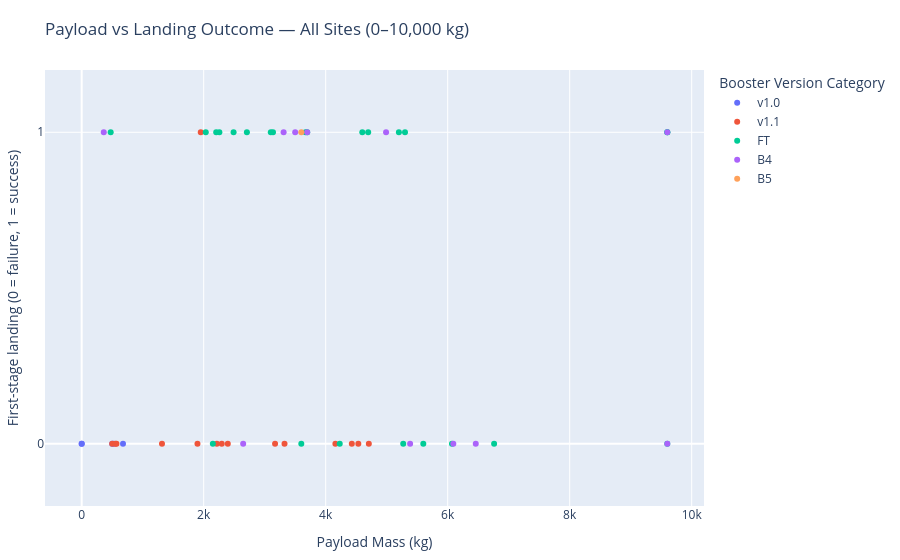

Notebook code for this chart:
### Markdown cell above
## TASK 4 — Programmer le scatter chart et son callback (PDF, pages 9–10 / 20–21)

**Entrées IBM :** `site-dropdown` **et** `payload-slider`.  
**Sortie IBM :** `success-payload-scatter-chart`.  
**Axes IBM :** X = `Payload Mass (kg)`, Y = `class`, couleur = `Booster Version Category`.

Tous les points sont des lancements réels du CSV IBM. Le graphique change dès que l'un des deux filtres change.

### Code cell
@app.callback(
    Output(component_id='success-payload-scatter-chart', component_property='figure'),
    Input(component_id='site-dropdown', component_property='value'),
    Input(component_id='payload-slider', component_property='value')
)
def get_scatter_chart(entered_site, payload_range):
    lower, upper = payload_range
    filtered = dashboard_df[
        dashboard_df['Payload Mass (kg)'].between(lower, upper, inclusive='both')
    ]

    if entered_site != 'ALL':
        filtered = filtered[filtered['Launch Site'] == entered_site]

    fig = px.scatter(
        filtered,
        x='Payload Mass (kg)',
        y='class',
        color='Booster Version Category',
        hover_data=['Launch Site', 'Flight Number'] if 'Flight Number' in filtered.columns else ['Launch Site'],
        title=(f'Payload vs Landing Outcome — '
               f'{"All Sites" if entered_site == "ALL" else entered_site} '
               f'({lower:,}–{upper:,} kg)'),
        labels={
            'class': 'First-stage landing (0 = failure, 1 = success)',
            'Payload Mass (kg)': 'Payload Mass (kg)'
        }
    )
    fig.update_yaxes(tickmode='array', tickvals=[0, 1], range=[-0.20, 1.20])
    fig.update_layout(margin=dict(t=70, l=35, r=20, b=30))
    return fig

# Test direct du callback. Les 2 filtres sont déjà opérationnels.
print('TASK 4 OK : graphique de contrôle ALL / 0–10 000 kg.')
get_scatter_chart('ALL', [0, 10000]).show()

### Figure 1 — Plotly figure (JSON) as saved in the notebook; plotly's stock layout.template omitted (floating-point values rounded to 4 significant figures)
{"data": [{"customdata": [["CCAFS LC-40", 1], ["CCAFS LC-40", 2], ["CCAFS LC-40", 3], ["CCAFS LC-40", 4], ["CCAFS LC-40", 5]], "hovertemplate": "Booster Version Category=v1.0<br>Payload Mass (kg)=%{x}<br>First-stage landing (0 = failure, 1 = success)=%{y}<br>Launch Site=%{customdata[0]}<br>Flight Number=%{customdata[1]}<extra></extra>", "legendgroup": "v1.0", "marker": {"color": "#636efa", "symbol": "circle"}, "mode": "markers", "name": "v1.0", "orientation": "v", "showlegend": true, "type": "scatter", "x": [0.0, 0.0, 525.0, 500.0, 677.0], "xaxis": "x", "y": [0, 0, 0, 0, 0], "yaxis": "y"}, {"customdata": [["CCAFS LC-40", 7], ["CCAFS LC-40", 8], ["CCAFS LC-40", 9], ["CCAFS LC-40", 10], ["CCAFS LC-40", 11], ["CCAFS LC-40", 12], ["CCAFS LC-40", 13], ["CCAFS LC-40", 14], ["CCAFS LC-40", 15], ["CCAFS LC-40", 16], ["CCAFS LC-40", 17], ["CCAFS LC-40", 18], ["CCAFS LC-40", 19], ["VAFB SLC-4E", 6], ["VAFB SLC-4E", 21]], "hovertemplate": "Booster Version Category=v1.1<br>Payload Mass (kg)=%{x}<br>First-stage landing (0 = failure, 1 = success)=%{y}<br>Launch Site=%{customdata[0]}<br>Flight Number=%{customdata[1]}<extra></extra>", "legendgroup": "v1.1", "marker": {"color": "#EF553B", "symbol": "circle"}, "mode": "markers", "name": "v1.1", "orientation": "v", "showlegend": true, "type": "scatter", "x": [3170.0, 3325.0, 2296.0, 1316.0, 4535.0, 4428.0, 2216.0, 2395.0, 570.0, 4159.0, 1898.0, 4707.0, 1952.0, 500.0, 553.0], "xaxis": "x", "y": [0, 0, 0, 0, 0, 0, 0, 0, 0, 0, 0, 0, 1, 0, 0], "yaxis": "y"}, {"customdata": [["CCAFS LC-40", 20], ["CCAFS LC-40", 22], ["CCAFS LC-40", 23], ["CCAFS LC-40", 24], ["CCAFS LC-40", 25], ["CCAFS LC-40", 26], ["CCAFS LC-40", 27], ["CCAFS LC-40", 28], ["VAFB SLC-4E", 29], ["VAFB SLC-4E", 37], ["VAFB SLC-4E", 40], ["VAFB SLC-4E", 46], ["VAFB SLC-4E", 49], ["KSC LC-39A", 30], ["KSC LC-39A", 31], ["KSC LC-39A", 32], ["KSC LC-39A", 33], ["KSC LC-39A", 34], ["KSC LC-39A", 35], ["KSC LC-39A", 36], ["KSC LC-39A", 38], ["KSC LC-39A", 43], ["CCAFS SLC-40", 45], ["CCAFS SLC-40", 48]], "hovertemplate": "Booster Version Category=FT<br>Payload Mass (kg)=%{x}<br>First-stage landing (0 = failure, 1 = success)=%{y}<br>Launch Site=%{customdata[0]}<br>Flight Number=%{customdata[1]}<extra></extra>", "legendgroup": "FT", "marker": {"color": "#00cc96", "symbol": "circle"}, "mode": "markers", "name": "FT", "orientation": "v", "showlegend": true, "type": "scatter", "x": [2034.0, 5271.0, 3136.0, 4696.0, 3100.0, 3600.0, 2257.0, 4600.0, 9600.0, 9600.0, 475.0, 9600.0, 2150.0, 2490.0, 5600.0, 5300.0, 3697.0, 6070.0, 2708.0, 3669.0, 6761.0, 5200.0, 2205.0, 4230.0], "xaxis": "x", "y": [1, 0, 1, 1, 1, 0, 1, 1, 1, 1, 1, 0, 0, 1, 0, 1, 1, 0, 1, 1, 0, 1, 1, 0], "yaxis": "y"}, {"customdata": [["VAFB SLC-4E", 42], ["VAFB SLC-4E", 51], ["VAFB SLC-4E", 55], ["KSC LC-39A", 39], ["KSC LC-39A", 41], ["KSC LC-39A", 44], ["CCAFS SLC-40", 47], ["CCAFS SLC-40", 50], ["CCAFS SLC-40", 52], ["CCAFS SLC-40", 53], ["CCAFS SLC-40", 56]], "hovertemplate": "Booster Version Category=B4<br>Payload Mass (kg)=%{x}<br>First-stage landing (0 = failure, 1 = success)=%{y}<br>Launch Site=%{customdata[0]}<br>Flight Number=%{customdata[1]}<extra></extra>", "legendgroup": "B4", "marker": {"color": "#ab63fa", "symbol": "circle"}, "mode": "markers", "name": "B4", "orientation": "v", "showlegend": true, "type": "scatter", "x": [9600.0, 9600.0, 6460.0, 3310.0, 4990.0, 3500.0, 3697.0, 6092.0, 2647.0, 362.0, 5384.0], "xaxis": "x", "y": [1, 0, 0, 1, 1, 1, 1, 0, 0, 1, 0], "yaxis": "y"}, {"customdata": [["KSC LC-39A", 54]], "hovertemplate": "Booster Version Category=B5<br>Payload Mass (kg)=%{x}<br>First-stage landing (0 = failure, 1 = success)=%{y}<br>Launch Site=%{customdata[0]}<br>Flight Number=%{customdata[1]}<extra></extra>", "legendgroup": "B5", "marker": {"color": "#FFA15A", "symbol": "circle"}, "mode": "markers", "name": "B5", "orientation": "v", "showlegend": true, "type": "scatter", "x": [3600.0], "xaxis": "x", "y": [1], "yaxis": "y"}], "layout": {"legend": {"title": {"text": "Booster Version Category"}, "tracegroupgap": 0}, "margin": {"b": 30, "l": 35, "r": 20, "t": 70}, "title": {"text": "Payload vs Landing Outcome — All Sites (0–10,000 kg)"}, "xaxis": {"anchor": "y", "domain": [0, 1], "title": {"text": "Payload Mass (kg)"}}, "yaxis": {"anchor": "x", "domain": [0, 1], "range": [-0.2, 1.2], "tickmode": "array", "tickvals": [0, 1], "title": {"text": "First-stage landing (0 = failure, 1 = success)"}}}}
